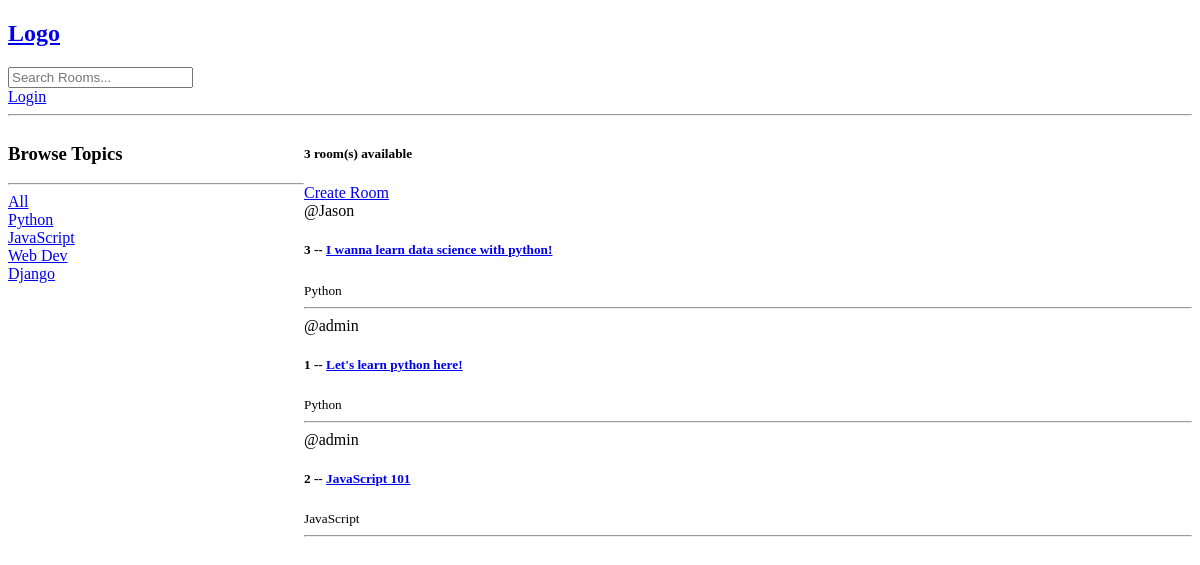
The app's page /, older data.
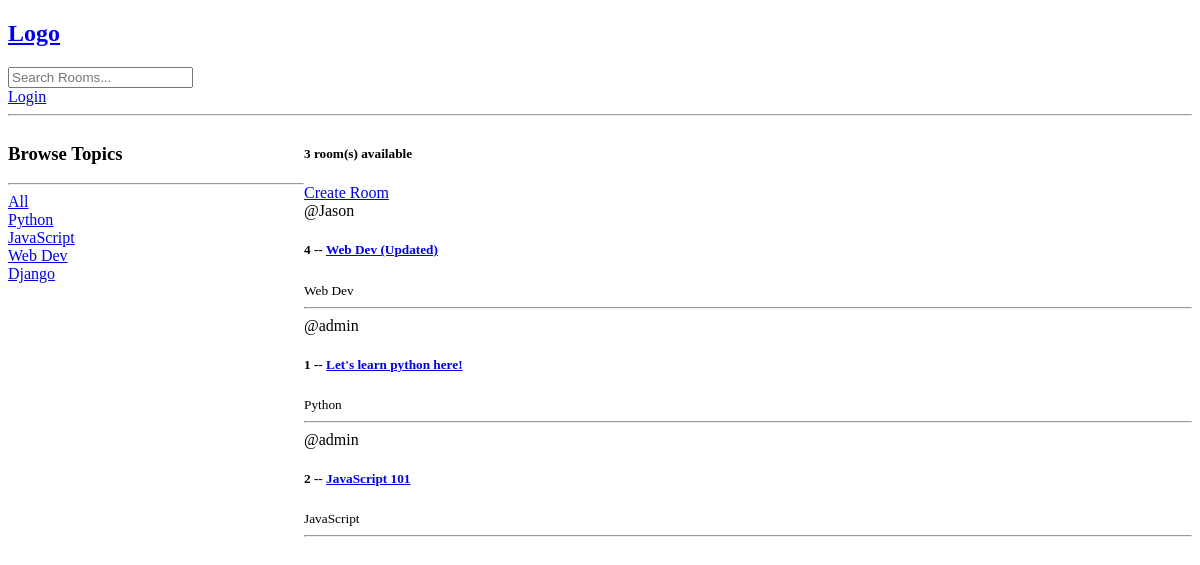
The same page, newer data.
### base/models.py (models this page shows, shortened)
class Topic(models.Model):
    name = models.CharField(max_length=200)

class Room(models.Model):
    host = models.ForeignKey(User, on_delete=models.SET_NULL, null=True)
    topic = models.ForeignKey(Topic, on_delete=models.SET_NULL, null=True)
    name = models.CharField(max_length=200)
    description = models.TextField(null=True, blank=True)
    updated = models.DateTimeField(auto_now=True)
    created = models.DateTimeField(auto_now_add=True)
    class Meta:
        ordering = ['-updated', '-created']

### base/views.py (the view)
# urls.py: path('', views.home, name='home'),
def home(request):
    q = request.GET.get('q') if request.GET.get('q') != None else ''
    rooms = Room.objects.filter(
        Q(topic__name__icontains=q) |
        Q(name__icontains=q) |
        Q(description__icontains=q)
    )
    topics = Topic.objects.all()
    room_count = rooms.count()
    context = {'rooms': rooms, 'topics': topics, 'room_count': room_count}
    return render(request, 'base/home.html', context)

### base/templates/base/home.html (shortened to what this page needs)
{% extends 'main.html' %} {% block content %}
<div class="home-container">
    <div class="side-bar">
        <h3>Browse Topics</h3>
        <hr>
        <div>
            <a href="{% url 'home' %}">All</a>
            <br>
        </div>
        {% for topic in topics %}
        <div>
            <a href="{% url 'home' %}?q={{topic.name}}">{{topic.name}}</a>
            <br>
        </div>
        {% endfor %}
    </div>
    <div class="main-content">
        <h5>{{room_count}} room(s) available</h5>
        <a href={% url 'create-room' %}>Create Room</a>
        {% for room in rooms %}
        <div>
            <span>@{{room.host.username}}</span>
            <h5>{{room.id}} -- <a href="{% url 'room' room.id%}">{{room.name}}</a></h5>
            <small>{{room.topic.name}}</small>
            <hr>
        </div>
        {% endfor %}
    </div>
</div>
{% endblock content %}

### templates/main.html (shortened to what this page needs)
<!DOCTYPE html>
<html lang="en">
<head>
</head>
<body>
    {% include 'navbar.html' %}
    {% block content %}
    {% endblock content %}
</body>
</html>

### templates/navbar.html
<a href="/">
    <h2>Logo</h2>
</a>
<form action="{% url 'home' %}" method="get">
    <input type="text" name="q" id="search-bar" placeholder="Search Rooms...">
</form>
{% if request.user.is_authenticated %}
<p>Hello {{request.user}}!</p>
<a href="{% url 'logout' %}">Logout</a>
{% else %}
<a href="{% url 'login' %}">Login</a>
{% endif %}
<hr>

### base/templates/base/home.html (style rules this page uses)
.home-container { display: grid; grid-template-columns: 1fr 3fr; }

Row changes from the older to the newer data that the page shows:
removed Room: host.username "Jason", id "3", name "I wanna learn data science with python!", topic.name "Python"
added Room: host.username "Jason", id "4", name "Web Dev (Updated)", topic.name "Web Dev"
